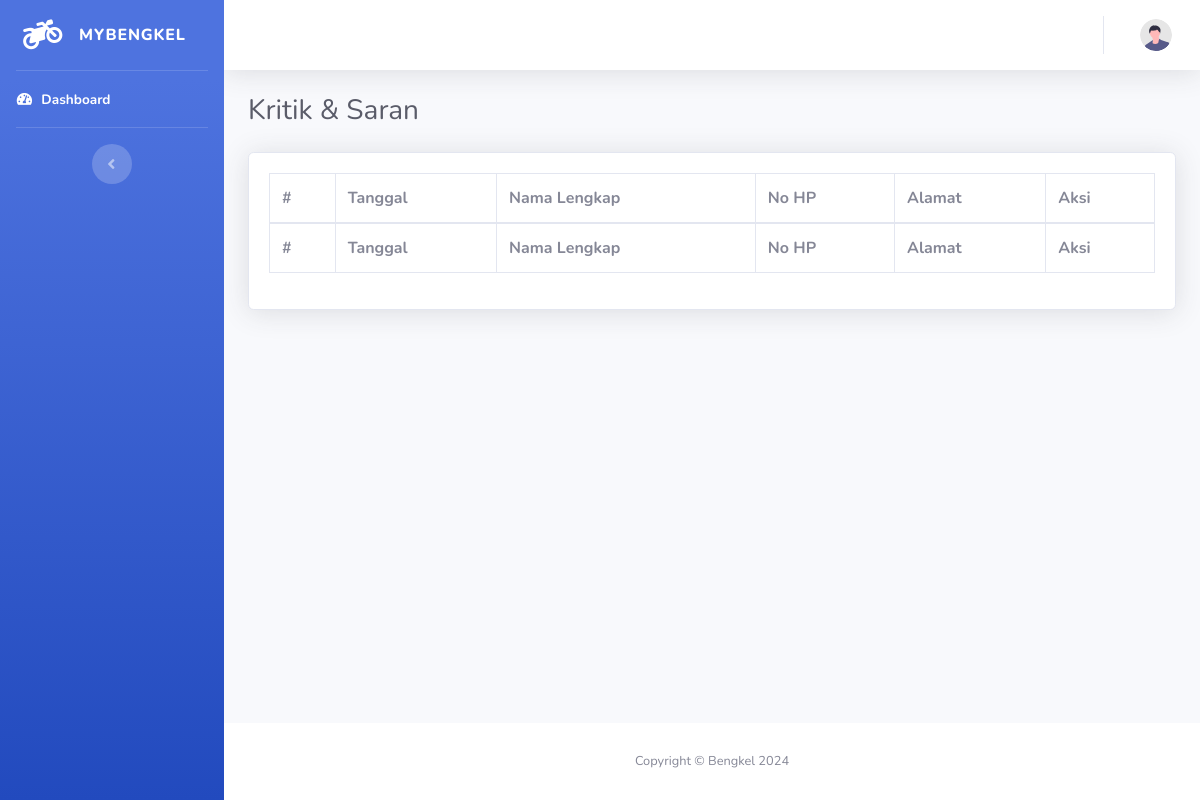
The page /index.php/krisar on the database as committed earlier.
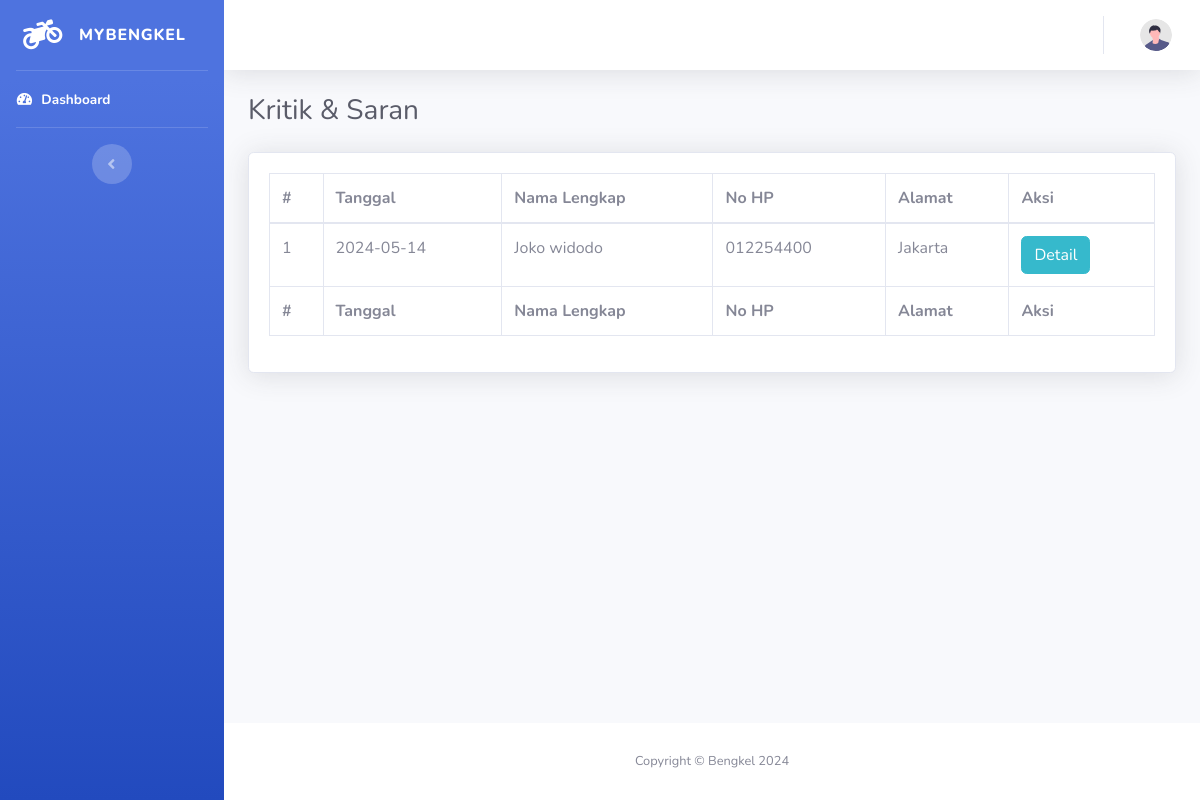
The same page on the database as committed later.
### tables this page shows
CREATE TABLE `krisar` (
  `id` int(11) NOT NULL,
  `nama` varchar(128) NOT NULL,
  `no_hp` varchar(32) NOT NULL,
  `alamat` text NOT NULL,
  `kritik` text NOT NULL,
  `saran` text NOT NULL,
  `tanggal` date NOT NULL,
  `created_at` datetime NOT NULL
);

### application/controllers/Krisar.php (called while the page is built, shortened)
<?php
class Krisar extends CI_Controller
{
    public function __construct()
    {
        $this->load->library('form_validation');
    }
    public function index()
    {
        $data['title'] = 'Kritik & Saran';
        $data['user'] = $this->db->get_where('users', ['email' => $this->session->userdata('email')])->row_array();
        $this->db->order_by('created_at', 'DESC');
        $data['krisar'] = $this->db->get('krisar')->result_array();
        $this->load->view('templates/main_header', $data);
        $this->load->view('templates/main_sidebar',);
        $this->load->view('templates/main_topbar', $data);
        $this->load->view('krisar/index', $data);
        $this->load->view('templates/main_footer');
    }
}

### index.php (called while the page is built, shortened)
<?php
require_once BASEPATH.'core/CodeIgniter.php';

### application/views/krisar/index.php (the view, shortened to what this page needs)
<div class="container-fluid">
    <div class="d-sm-flex align-items-center justify-content-between mb-4">
        <h1 class="h3 mb-0 text-gray-800"><?= $title; ?></h1>
    </div>
    <div class="card shadow mb-4">
        <div class="card-body">
            <div class="table-responsive">
                <table class="table table-bordered" id="dataTable" width="100%" cellspacing="0">
                    <thead>
                        <tr>
                            <th>#</th>
                            <th>Tanggal</th>
                            <th>Nama Lengkap</th>
                            <th>No HP</th>
                            <th>Alamat</th>
                            <th>Aksi</th>
                        </tr>
                    </thead>
                    <tbody>
                        <?php $i = 1; ?>
                        <?php foreach ($krisar as $k) : ?>
                            <tr>
                                <td><?= $i++; ?></td>
                                <td><?= $k['tanggal']; ?></td>
                                <td><?= $k['nama']; ?></td>
                                <td><?= $k['no_hp']; ?></td>
                                <td><?= $k['alamat']; ?></td>
                                <td>
                                    <button type="button" class="btn btn-info" data-toggle="modal" data-target="#exampleModal<?= $k['id']; ?>">
                                        Detail
                                    </button>
                                </td>
                            </tr>
                        <?php endforeach; ?>
                    </tbody>
                    <tfoot>
                        <tr>
                            <th>#</th>
                            <th>Tanggal</th>
                            <th>Nama Lengkap</th>
                            <th>No HP</th>
                            <th>Alamat</th>
                            <th>Aksi</th>
                        </tr>
                    </tfoot>
                </table>
            </div>
        </div>
    </div>
</div>
</div>

Rows that differ between the two databases and show on the page:
added krisar: tanggal "2024-05-14", nama "Joko widodo", no_hp "012254400", alamat "Jakarta"
